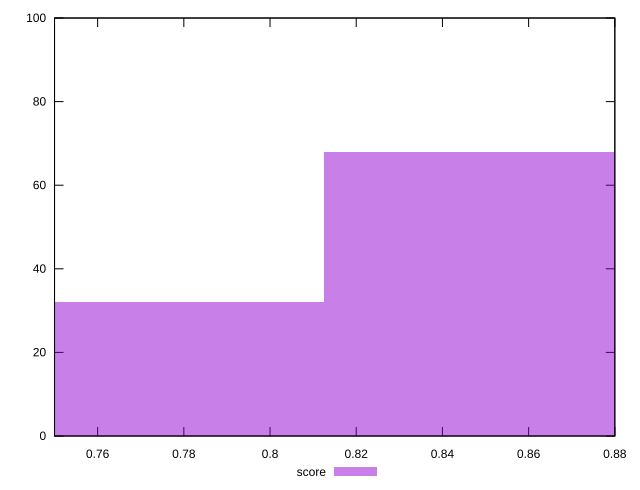

This chart was generated by the following gnuplot code:
reset

$score <<EOF
0.8864796852289023 68
0.7387330710240853 32
EOF

set key outside below
set boxwidth 0.14774661420481705
set xrange [0.75:0.88]
set yrange [0:100]
set trange [0:100]
set style fill transparent solid 0.5 noborder
set terminal svg size 640, 490 enhanced background rgb 'white'
set output "reports/report_00032_2021-02-25T10-28-15.087Z/uses-text-compression/samples/card/score/histogram.svg"

plot $score title "score" with boxes

reset
